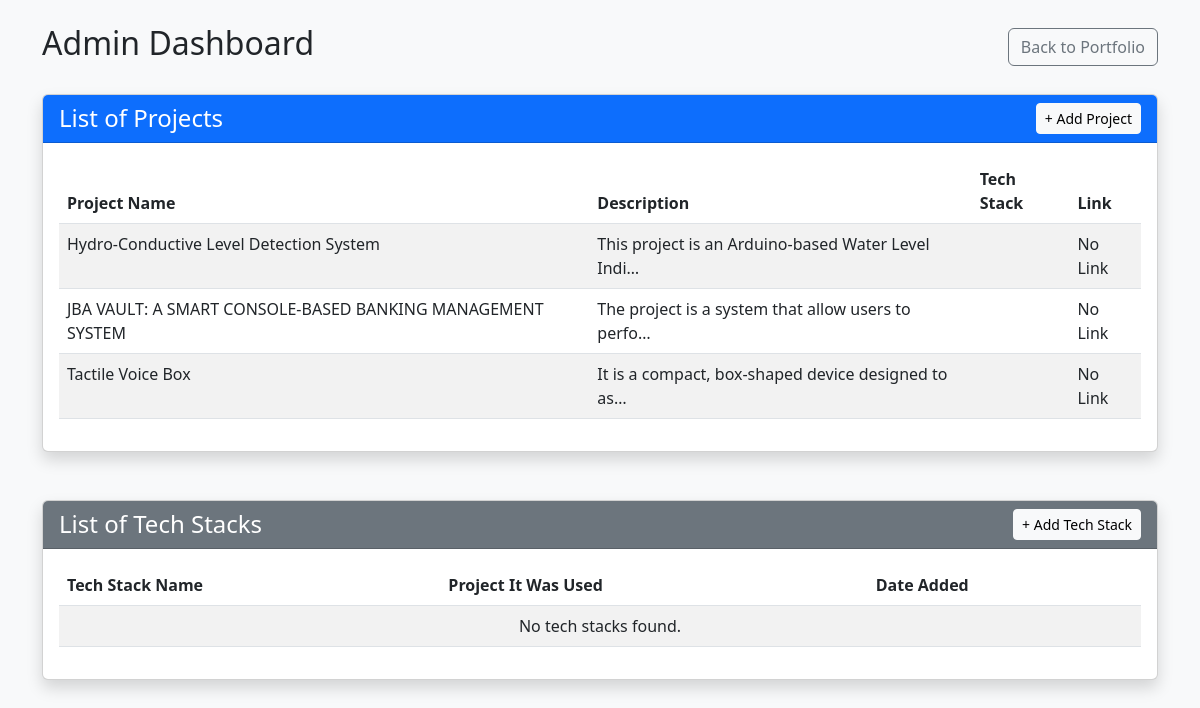
Page /dashboard/ (signed in) on the earlier database version.
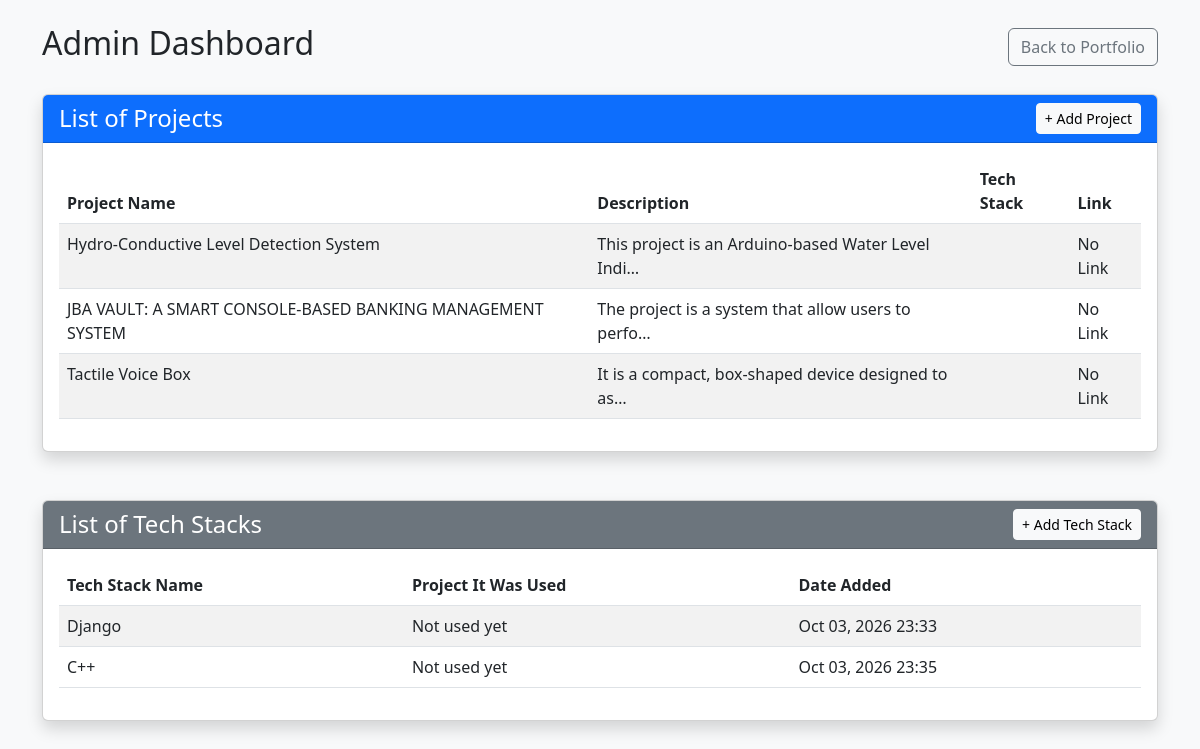
Same page on the later database version.
### main/models.py (models this page shows, shortened)
class Project(models.Model):
    project_name = models.CharField(max_length=200)
    description = models.TextField()
    tech_stack = models.CharField(max_length=200)
    link = models.URLField(blank=True, null=True)

class TechStack(models.Model):
    name = models.CharField(max_length=100, unique=True)
    created_at = models.DateTimeField(auto_now_add=True)

### main/views.py (the view)
# urls.py: path('dashboard/', views.dashboard_view, name='dashboard'),
@user_passes_test(lambda u: u.is_superuser)
def dashboard_view(request):
  projects = Project.objects.all()
  tech_stacks = TechStack.objects.all()
  return render(
      request,
      'main/dashboard.html',
      {'projects': projects, 'tech_stacks': tech_stacks},
  )

### main/templates/main/dashboard.html (shortened to what this page needs)
<!DOCTYPE html>
<html lang="en">
<head>
    <link href="https://cdn.jsdelivr.net/npm/bootstrap@5.3.0/dist/css/bootstrap.min.css" rel="stylesheet">
</head>
<body class="bg-light">
    <div class="container mt-4">
        <div class="d-flex justify-content-between align-items-center mb-4">
            <h2>Admin Dashboard</h2>
            <a href="{% url 'home' %}" class="btn btn-outline-secondary">Back to Portfolio</a>
        </div>
        <div class="card shadow mb-5">
            <div class="card-header d-flex justify-content-between align-items-center bg-primary text-white">
                <h4 class="mb-0">List of Projects</h4>
                <a href="{% url 'add_project' %}" class="btn btn-light btn-sm">+ Add Project</a>
            </div>
            <div class="card-body">
                <table class="table table-striped table-hover">
                    <thead>
                        <tr>
                            <th>Project Name</th>
                            <th>Description</th>
                            <th>Tech Stack</th>
                            <th>Link</th>
                        </tr>
                    </thead>
                    <tbody>
                        {% for project in projects %}
                        <tr>
                            <td>{{ project.project_name }}</td>
                            <td>{{ project.description|truncatechars:50 }}</td>
                            <td>
                            </td>
                            <td>
                                {% if project.link %}
                                    <a href="{{ project.link }}" target="_blank">View Project</a>
                                {% else %}
                                    No Link
                                {% endif %}
                            </td>
                        </tr>
                        {% empty %}
                        <tr>
                            <td colspan="4" class="text-center">No projects found.</td>
                        </tr>
                        {% endfor %}
                    </tbody>
                </table>
            </div>
        </div>
        <div class="card shadow mb-5">
            <div class="card-header d-flex justify-content-between align-items-center bg-secondary text-white">
                <h4 class="mb-0">List of Tech Stacks</h4>
                <a href="{% url 'add_tech_stack' %}" class="btn btn-light btn-sm">+ Add Tech Stack</a>
            </div>
            <div class="card-body">
                <table class="table table-striped table-hover">
                    <thead>
                        <tr>
                            <th>Tech Stack Name</th>
                            <th>Project It Was Used</th>
                            <th>Date Added</th>
                        </tr>
                    </thead>
                    <tbody>
                        {% for ts in tech_stacks %}
                        <tr>
                            <td>{{ ts.name }}</td>
                            <td>
                                {% for p in ts.projects.all %}
                                    {{ p.project_name }}{% if not forloop.last %}, {% endif %}
                                {% empty %}
                                    Not used yet
                                {% endfor %}
                            </td>
                            <td>{{ ts.created_at|date:"M d, Y H:i" }}</td>
                        </tr>
                        {% empty %}
                        <tr>
                            <td colspan="3" class="text-center">No tech stacks found.</td>
                        </tr>
                        {% endfor %}
                    </tbody>
                </table>
            </div>
        </div>
    </div>
</body>
</html>

Differences in the rows shown:
added TechStack: name "Django", created_at "Oct 03, 2026 23:33"
added TechStack: name "C++", created_at "Oct 03, 2026 23:35"
Other differences:
text no longer shown: "No tech stacks found."
